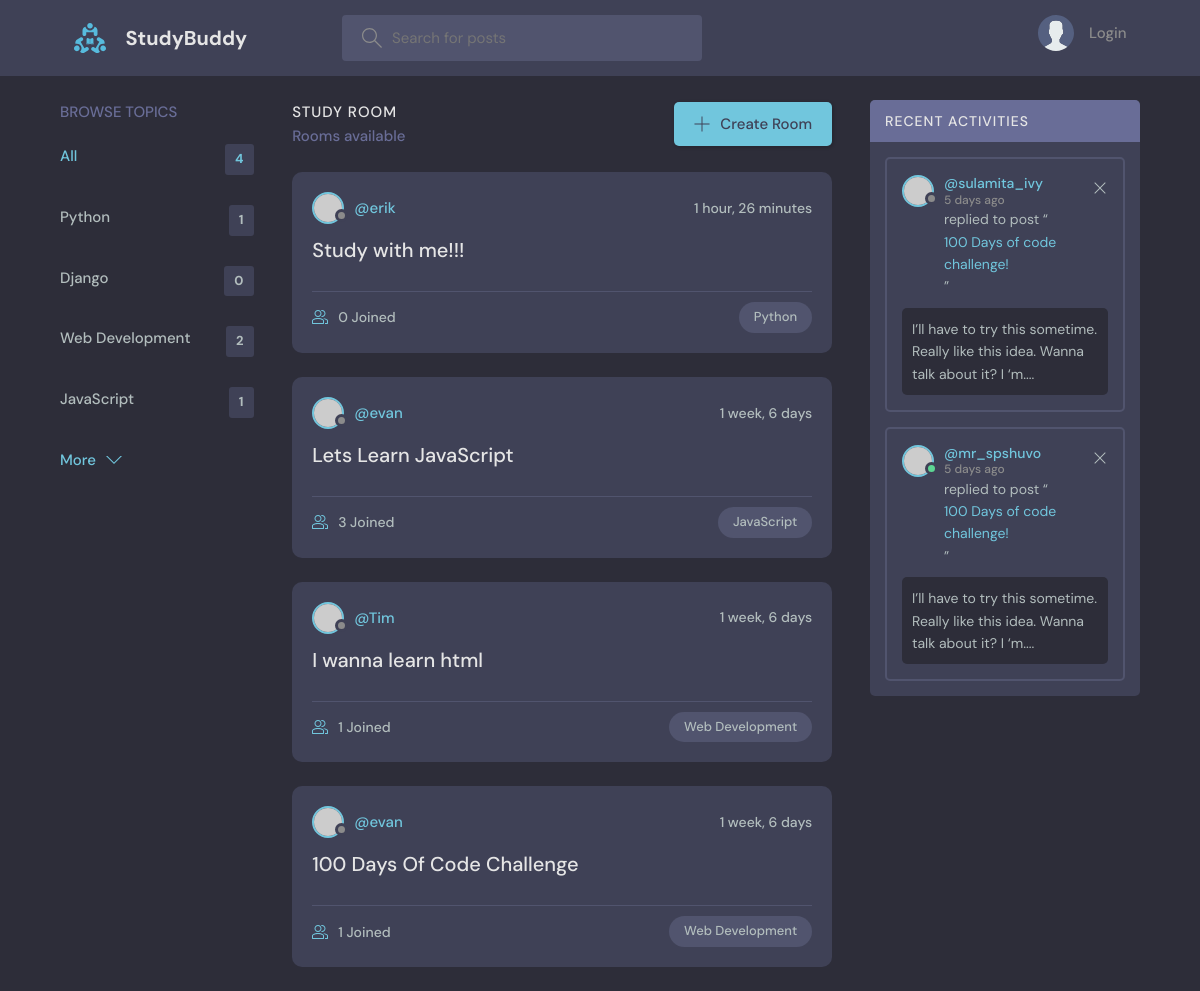
The page / on the database its author committed.
### base/models.py (models this page shows, shortened)
class Topic(models.Model):
    name = models.CharField(max_length=200)

class Room(models.Model):
    host = models.ForeignKey(User, on_delete=models.SET_NULL, null=True)
    topic =models.ForeignKey(Topic, on_delete=models.SET_NULL, null=True)
    name = models.CharField(max_length=200)
    description = models.TextField(null = True, blank=True)
    participants = models.ManyToManyField(User, related_name='participants', blank=True)
    updated = models.DateTimeField(auto_now=True)
    created = models.DateTimeField(auto_now_add=True)
    class Meta:
        ordering = ['-updated', '-created']

### base/views.py (the view)
# urls.py: path("", views.home, name="home"),
def home(request):
    q = request.GET.get("q") if request.GET.get("q") != None else ""
    rooms = Room.objects.filter(
        Q(topic__name__icontains=q) | Q(name__icontains=q) | Q(description__icontains=q)
    )
    topics = Topic.objects.all()
    room_count = rooms.count()
    room_messages = Message.objects.filter(Q(room__topic__name__icontains=q))
    context = {
        "rooms": rooms,
        "topics": topics,
        "room_count": room_count,
        "room_messages": room_messages,
    }
    return render(request, "base/home.html", context)

### base/templates/base/home.html (shortened to what this page needs)
{% extends 'main.html' %}
{% block content %}
<main class="layout layout--3">
  <div class="container">
    {% include 'base/topics_component.html' %}
    <div class="roomList">
      <div class="roomList__header">
        <div>
          <h2>Study Room</h2>
          <p>{{room.count}} Rooms available</p>
        </div>
        <a class="btn btn--main" href="create-room.html">
          <svg version="1.1" xmlns="http://www.w3.org/2000/svg" width="32" height="32" viewBox="0 0 32 32">
            <title>add</title>
            <path
              d="M16.943 0.943h-1.885v14.115h-14.115v1.885h14.115v14.115h1.885v-14.115h14.115v-1.885h-14.115v-14.115z">
            </path>
          </svg>
          Create Room
        </a>
      </div>
      {%include 'base/feed_component.html' %}
    </div>
    <div class="activities">
      <div class="activities__header">
        <h2>Recent Activities</h2>
      </div>
      <div class="activities__box">
        <div class="activities__boxHeader roomListRoom__header">
          <a href="profile.html" class="roomListRoom__author">
            <div class="avatar avatar--small">
              <img src="https://randomuser.me/api/portraits/women/11.jpg" />
            </div>
            <p>
              @sulamita_ivy
              <span>5 days ago</span>
            </p>
          </a>
          <div class="roomListRoom__actions">
            <a href="#">
              <svg version="1.1" xmlns="http://www.w3.org/2000/svg" width="32" height="32" viewBox="0 0 32 32">
                <title>remove</title>
                <path
                  d="M27.314 6.019l-1.333-1.333-9.98 9.981-9.981-9.981-1.333 1.333 9.981 9.981-9.981 9.98 1.333 1.333 9.981-9.98 9.98 9.98 1.333-1.333-9.98-9.98 9.98-9.981z">
                </path>
              </svg>
            </a>
          </div>
        </div>
        <div class="activities__boxContent">
          <p>replied to post “<a href="room.html">100 Days of code challenge!</a>”</p>
          <div class="activities__boxRoomContent">
            I’ll have to try this sometime. Really like this idea. Wanna talk about it? I ‘m....
          </div>
        </div>
      </div>
      <div class="activities__box">
        <div class="activities__boxHeader roomListRoom__header">
          <a href="profile.html" class="roomListRoom__author">
            <div class="avatar avatar--small active">
              <img src="https://randomuser.me/api/portraits/men/13.jpg" />
            </div>
            <p>
              @mr_spshuvo
              <span>5 days ago</span>
            </p>
          </a>
          <div class="roomListRoom__actions">
            <a href="#">
              <svg version="1.1" xmlns="http://www.w3.org/2000/svg" width="32" height="32" viewBox="0 0 32 32">
                <title>remove</title>
                <path
                  d="M27.314 6.019l-1.333-1.333-9.98 9.981-9.981-9.981-1.333 1.333 9.981 9.981-9.981 9.98 1.333 1.333 9.981-9.98 9.98 9.98 1.333-1.333-9.98-9.98 9.98-9.981z">
                </path>
              </svg>
            </a>
          </div>
        </div>
        <div class="activities__boxContent">
          <p>replied to post “<a href="room.html">100 Days of code challenge!</a>”</p>
          <div class="activities__boxRoomContent">
            I’ll have to try this sometime. Really like this idea. Wanna talk about it? I ‘m....
          </div>
        </div>
      </div>
    </div>
  </div>
</main>
{% endblock %}

### base/templates/base/topics_component.html
<div class="topics">
	<div class="topics__header">
		<h2>Browse Topics</h2>
	</div>
	<ul class="topics__list">
		<li>
			<a href="{% url 'home' %}" class="active">All <span>{{topics.count}}</span></a>
		</li>
		{% for topic in topics %}
		<li>
			<a href="{% url 'home' %}?q={{topic.name}}"> {{topic.name}} <span>{{topic.room_set.all.count}}</span></a>
		</li>
		{% endfor %}
		<a class="btn btn--link" href="topics.html">
			More
			<svg version="1.1" xmlns="http://www.w3.org/2000/svg" width="32" height="32" viewBox="0 0 32 32">
				<title>chevron-down</title>
				<path d="M16 21l-13-13h-3l16 16 16-16h-3l-13 13z"></path>
			</svg>
		</a>
</div>

### base/templates/base/feed_component.html (shortened to what this page needs)
{%for room in rooms %}
<div class="roomListRoom">
	<div class="roomListRoom__header">
		<a href="{% url 'user-profile' room.host.id %}" class="roomListRoom__author">
			<div class="avatar avatar--small">
				<img src="https://randomuser.me/api/portraits/women/11.jpg" />
			</div>
			<span>@{{room.host.username}}</span>
		</a>
		<div class="roomListRoom__actions">
			<span>{{room.created|timesince}}</span>
		</div>
	</div>
	<div class="roomListRoom__content">
		<a href="{% url 'room' room.id %}">{{room.name}}</a>
	</div>
	<div class="roomListRoom__meta">
		<a href="{% url 'room' room.id %}" class="roomListRoom__joined">
			{{room.participants.all.count}} Joined
		</a>
		<p class="roomListRoom__topic">{{room.topic.name}}</p>
	</div>
</div>
{% endfor %}

### rows shown on the page
Topic: name "Python", room_set.all.count "1"
Topic: name "Django", room_set.all.count "0"
Topic: name "Web Development", room_set.all.count "2"
Topic: name "JavaScript", room_set.all.count "1"
Room: host.username "erik", created "1 hour, 26 minutes", name "Study with me!!!", participants.all.count "0", topic.name "Python"
Room: host.username "evan", created "1 week, 6 days", name "Lets Learn JavaScript", participants.all.count "3", topic.name "JavaScript"
Room: host.username "Tim", created "1 week, 6 days", name "I wanna learn html", participants.all.count "1", topic.name "Web Development"
Room: host.username "evan", created "1 week, 6 days", name "100 Days Of Code Challenge", participants.all.count "1", topic.name "Web Development"

### other values the page prints
{{ topics.count }} "4"
